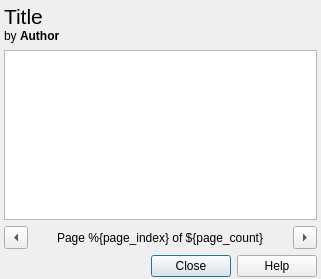
<?xml version="1.0" encoding="UTF-8"?>
<ui version="4.0">
 <class>ContentInformationDialog</class>
 <widget class="QDialog" name="ContentInformationDialog">
  <property name="geometry">
   <rect>
    <x>0</x>
    <y>0</y>
    <width>321</width>
    <height>279</height>
   </rect>
  </property>
  <property name="windowTitle">
   <string>Content Information</string>
  </property>
  <property name="windowIcon">
   <iconset resource="../res.qrc">
    <normaloff>:/logo/sc</normaloff>:/logo/sc</iconset>
  </property>
  <widget class="QWidget" name="verticalLayoutWidget">
   <property name="geometry">
    <rect>
     <x>4</x>
     <y>4</y>
     <width>313</width>
     <height>273</height>
    </rect>
   </property>
   <layout class="QVBoxLayout" name="verticalLayout">
    <item>
     <widget class="QLabel" name="lblTitle">
      <property name="minimumSize">
       <size>
        <width>0</width>
        <height>40</height>
       </size>
      </property>
      <property name="maximumSize">
       <size>
        <width>16777215</width>
        <height>40</height>
       </size>
      </property>
      <property name="font">
       <font>
        <pointsize>9</pointsize>
       </font>
      </property>
      <property name="text">
       <string>&lt;!DOCTYPE HTML PUBLIC &quot;-//W3C//DTD HTML 4.0//EN&quot; &quot;http://www.w3.org/TR/REC-html40/strict.dtd&quot;&gt;
&lt;html&gt;&lt;head&gt;&lt;meta name=&quot;qrichtext&quot; content=&quot;1&quot; /&gt;&lt;style type=&quot;text/css&quot;&gt;
p, li { white-space: pre-wrap; }
&lt;/style&gt;&lt;/head&gt;&lt;body style=&quot; font-family:'Ubuntu'; font-size:9pt; font-weight:400; font-style:normal;&quot;&gt;
&lt;p style=&quot; margin-top:0px; margin-bottom:0px; margin-left:0px; margin-right:0px; -qt-block-indent:0; text-indent:0px;&quot;&gt;&lt;span style=&quot; font-size:16pt;&quot;&gt;Title&lt;/span&gt;&lt;/p&gt;
&lt;p style=&quot; margin-top:0px; margin-bottom:0px; margin-left:0px; margin-right:0px; -qt-block-indent:0; text-indent:0px;&quot;&gt;by &lt;span style=&quot; font-weight:600;&quot;&gt;Author&lt;/span&gt;&lt;/p&gt;&lt;/body&gt;&lt;/html&gt;</string>
      </property>
      <property name="textFormat">
       <enum>Qt::RichText</enum>
      </property>
     </widget>
    </item>
    <item>
     <widget class="QPlainTextEdit" name="txtEdit">
      <property name="autoFillBackground">
       <bool>true</bool>
      </property>
      <property name="frameShape">
       <enum>QFrame::StyledPanel</enum>
      </property>
      <property name="frameShadow">
       <enum>QFrame::Sunken</enum>
      </property>
      <property name="lineWidth">
       <number>0</number>
      </property>
      <property name="readOnly">
       <bool>true</bool>
      </property>
      <property name="textInteractionFlags">
       <set>Qt::TextBrowserInteraction</set>
      </property>
      <property name="backgroundVisible">
       <bool>false</bool>
      </property>
      <property name="centerOnScroll">
       <bool>true</bool>
      </property>
     </widget>
    </item>
    <item>
     <layout class="QHBoxLayout" name="horizontalLayout_2">
      <item>
       <widget class="QToolButton" name="btnGoLeft">
        <property name="text">
         <string>...</string>
        </property>
        <property name="arrowType">
         <enum>Qt::LeftArrow</enum>
        </property>
       </widget>
      </item>
      <item>
       <spacer name="horizontalSpacer">
        <property name="orientation">
         <enum>Qt::Horizontal</enum>
        </property>
        <property name="sizeHint" stdset="0">
         <size>
          <width>40</width>
          <height>20</height>
         </size>
        </property>
       </spacer>
      </item>
      <item>
       <widget class="QLabel" name="lblPageCounter">
        <property name="text">
         <string>Page %{page_index} of ${page_count}</string>
        </property>
       </widget>
      </item>
      <item>
       <spacer name="horizontalSpacer_2">
        <property name="orientation">
         <enum>Qt::Horizontal</enum>
        </property>
        <property name="sizeHint" stdset="0">
         <size>
          <width>40</width>
          <height>20</height>
         </size>
        </property>
       </spacer>
      </item>
      <item>
       <widget class="QToolButton" name="btnGoRight">
        <property name="text">
         <string>...</string>
        </property>
        <property name="arrowType">
         <enum>Qt::RightArrow</enum>
        </property>
       </widget>
      </item>
     </layout>
    </item>
    <item>
     <widget class="QDialogButtonBox" name="buttonBox">
      <property name="standardButtons">
       <set>QDialogButtonBox::Close|QDialogButtonBox::Help</set>
      </property>
     </widget>
    </item>
   </layout>
  </widget>
 </widget>
 <resources>
  <include location="../res.qrc"/>
 </resources>
 <connections>
  <connection>
   <sender>buttonBox</sender>
   <signal>rejected()</signal>
   <receiver>ContentInformationDialog</receiver>
   <slot>close()</slot>
   <hints>
    <hint type="sourcelabel">
     <x>160</x>
     <y>339</y>
    </hint>
    <hint type="destinationlabel">
     <x>160</x>
     <y>178</y>
    </hint>
   </hints>
  </connection>
 </connections>
</ui>
